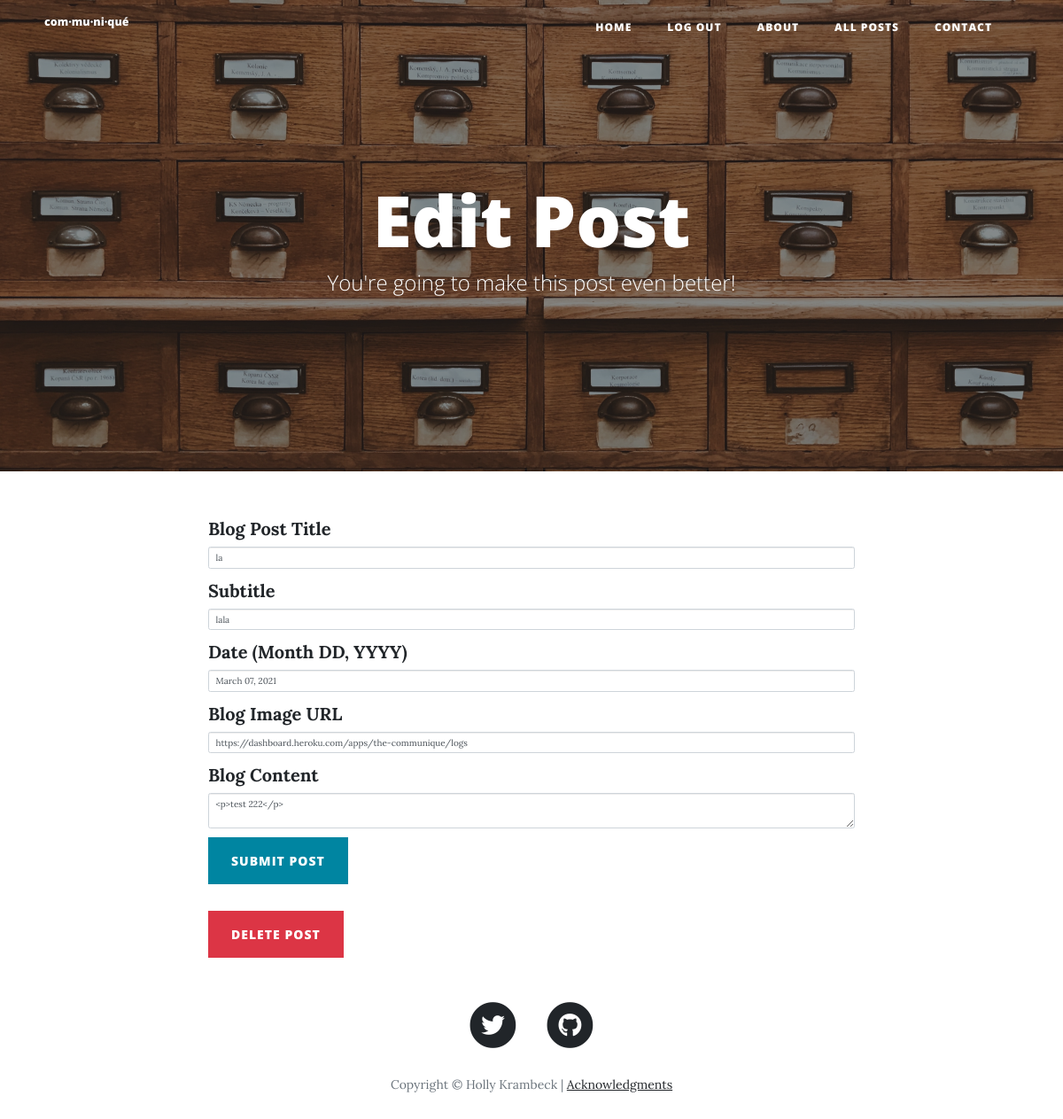
The page /edit_post/1 (signed in) on the database as committed earlier.
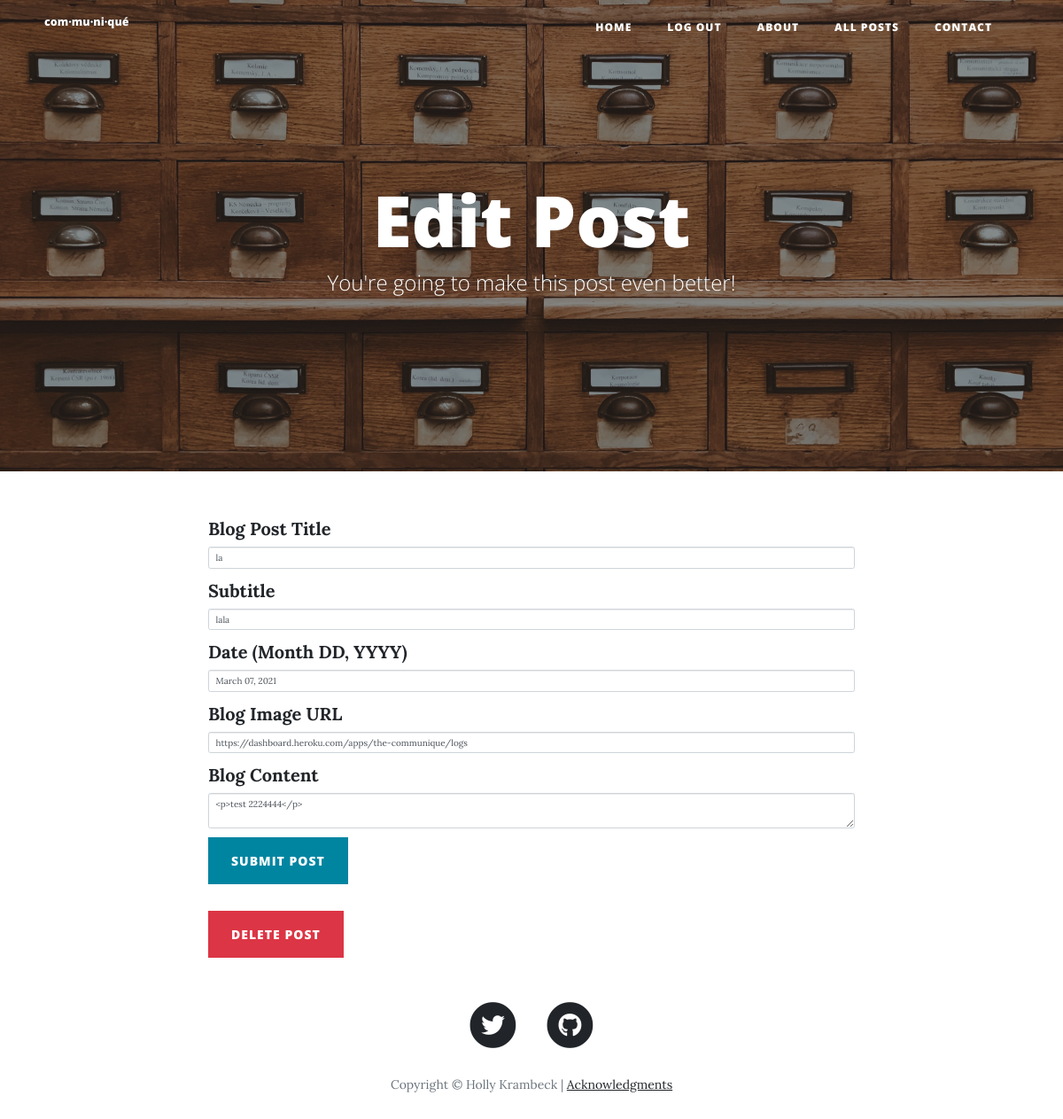
The same page on the database as committed later.
### main.py (models this page shows)
class BlogPost(db.Model):
    __tablename__ = "blog_posts"
    id = db.Column(db.Integer, primary_key=True)
    author_id = db.Column(db.Integer, db.ForeignKey("users.id"))
    author = relationship("User", back_populates="posts")
    title = db.Column(db.String(250), unique=True, nullable=False)
    subtitle = db.Column(db.String(250), nullable=False)
    date = db.Column(db.String(250), nullable=False)
    date_order = db.Column(db.Integer, nullable=False)
    body = db.Column(db.Text, nullable=False)
    img_url = db.Column(db.String(250), nullable=False)

### main.py (the view, shortened to what this page needs)
@app.route('/edit_post/<int:num>', methods=['GET', 'POST'])
@login_required
def edit_post(num):
    blog = db.session.query(BlogPost).filter_by(id=num).first()
    edit_form = CreatePostForm(
        title=blog.title,
        subtitle=blog.subtitle,
        date=blog.date,
        img_url=blog.img_url,
        author_id=current_user.id,
        body=blog.body
    )
    return render_template("edit_post.html", form=edit_form, is_edit=True, num=num, logged_in=current_user.is_authenticated)

### forms.py
class CreatePostForm(FlaskForm):
    title = StringField("Blog Post Title", validators=[DataRequired()])
    subtitle = StringField("Subtitle", validators=[DataRequired()])
    date = StringField("Date (Month DD, YYYY)")
    img_url = StringField("Blog Image URL", validators=[DataRequired(), URL()])
    body = CKEditorField("Blog Content", validators=[DataRequired()])
    submit = SubmitField("Submit Post")

### main.py (called while the page is built)
@login_manager.user_loader
def load_user(user_id):
    return User.query.get(user_id)

### templates/edit_post.html (shortened to what this page needs)
{% extends 'bootstrap/base.html' %}
{% import "bootstrap/wtf.html" as wtf %}
{% block content %}
{% include "header.html" %}
  <header class="masthead" style="background-image: url('{{ url_for('static', filename='img/post-bg3.jpg')}}')">
    <div class="overlay"></div>
    <div class="container">
      <div class="row">
        <div class="col-lg-8 col-md-10 mx-auto">
          <div class="page-heading">
            <h1>Edit Post</h1>
            <span class="subheading">You're going to make this post even better!</span>
          </div>
        </div>
      </div>
    </div>
  </header>
{% include "nav.html" %}
  <div class="container">
    <div class="row">
      <div class="col-lg-8 col-md-10 mx-auto">
        {{ wtf.quick_form(form, novalidate=True, button_map={"submit": "primary"}) }}
        <br>
        <a class="btn btn-danger float-left" href="{{url_for('delete_post', num=num)}}">Delete Post</a>
      </div>
    </div>
  </div>
{% include "footer.html" %}
{% endblock %}

### templates/header.html (shortened to what this page needs)
<head>
  <link href="/static/vendor/bootstrap/css/bootstrap.min.css" rel="stylesheet">
  <link href="/static/vendor/fontawesome-free/css/all.min.css" rel="stylesheet" type="text/css">
  <link href="/static/css/clean-blog.min.css" rel="stylesheet">
</head>

### templates/nav.html (shortened to what this page needs)
  <nav class="navbar navbar-expand-sm navbar-light fixed-top" id="mainNav">
    <div class="container">
      <a class="navbar-brand" href="/">com·mu·ni·qué</a>
      <div class="collapse navbar-collapse" id="navbarResponsive">
        <ul class="navbar-nav ml-auto">
          <li class="nav-item">
            <a class="nav-link" href="/">Home</a>
          </li>
          {% if logged_in: %}
          <li class="nav-item">
            <a class="nav-link" href="{{ url_for('logout') }}">Log Out</a>
          </li>
          {% endif %}
          <li class="nav-item">
            <a class="nav-link" href="/about">About</a>
          </li>
          <li class="nav-item">
            <a class="nav-link" href="/all_posts">All Posts</a>
          </li>
          <li class="nav-item">
            <a class="nav-link" href="/contact">Contact</a>
          </li>
        </ul>
      </div>
    </div>
  </nav>

### templates/footer.html (shortened to what this page needs)
  <footer>
    <div class="container">
      <div class="row">
        <div class="col-lg-8 col-md-10 mx-auto">
          <ul class="list-inline text-center">
            <li class="list-inline-item">
              <a href="https://twitter.com/HollyKrambeck">
                <span class="fa-stack fa-lg">
                  <i class="fas fa-circle fa-stack-2x"></i>
                    <i class="fab fa-twitter fa-stack-1x fa-inverse"></i>
                  </span>
                </a>
              </li>
              <li class="list-inline-item">
                <a href="https://github.com/Holly-Transport"
                  <span class="fa-stack fa-lg">
                    <i class="fas fa-circle fa-stack-2x"></i>
                    <i class="fab fa-github fa-stack-1x fa-inverse"></i>
                </a>
              </li>
            </ul>
            <p class="copyright text-muted">Copyright &copy; Holly Krambeck {{year}} | <a href="/about">Acknowledgments</a></p>
        </div>
      </div>
    </div>
  </footer>

Rows that differ between the two databases and show on the page:
changed BlogPost "la": body "<p>test 222</p>" → "<p>test 2224444</p>"
